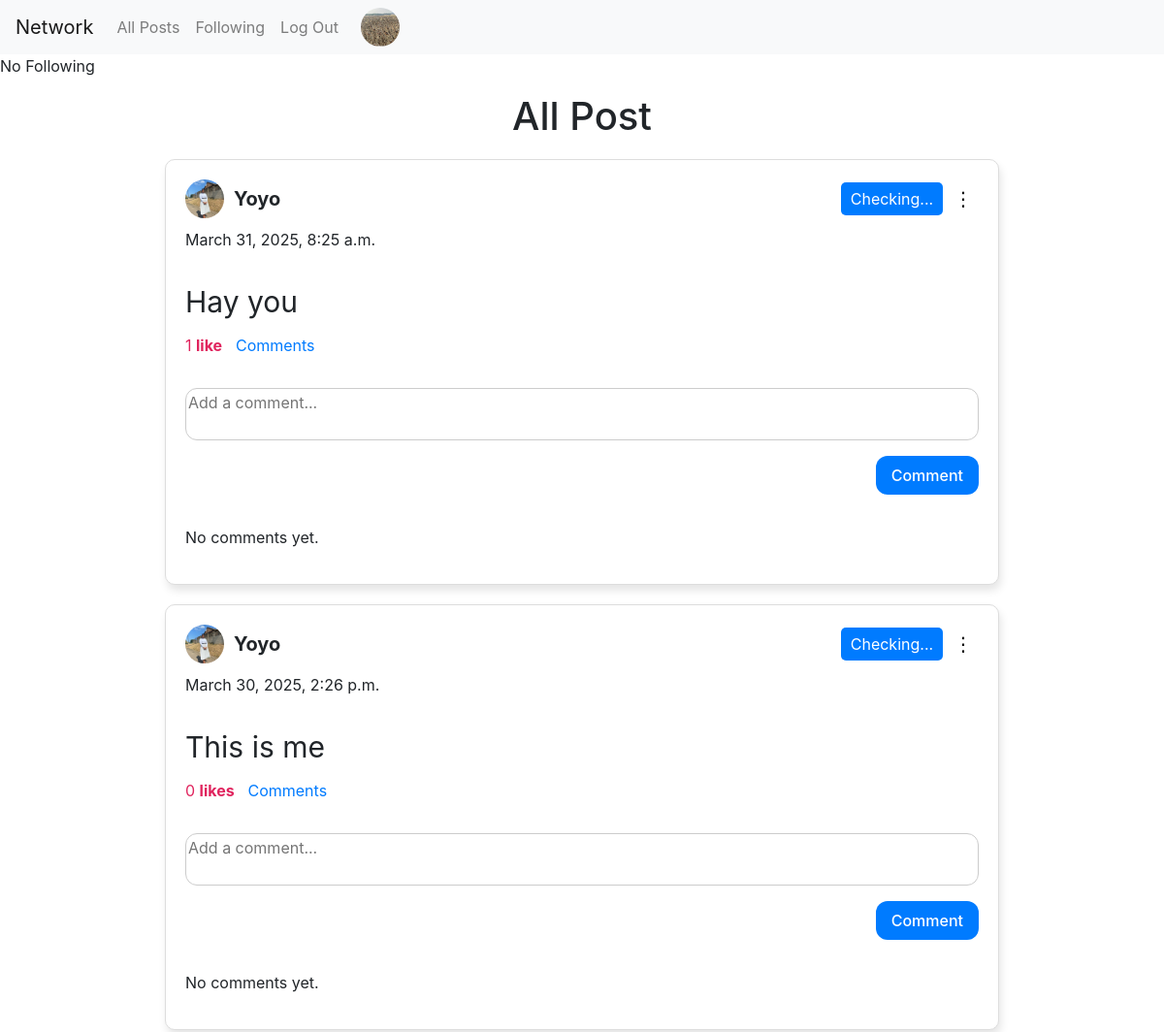
Page /follow (signed in, upper part) on the earlier database version.
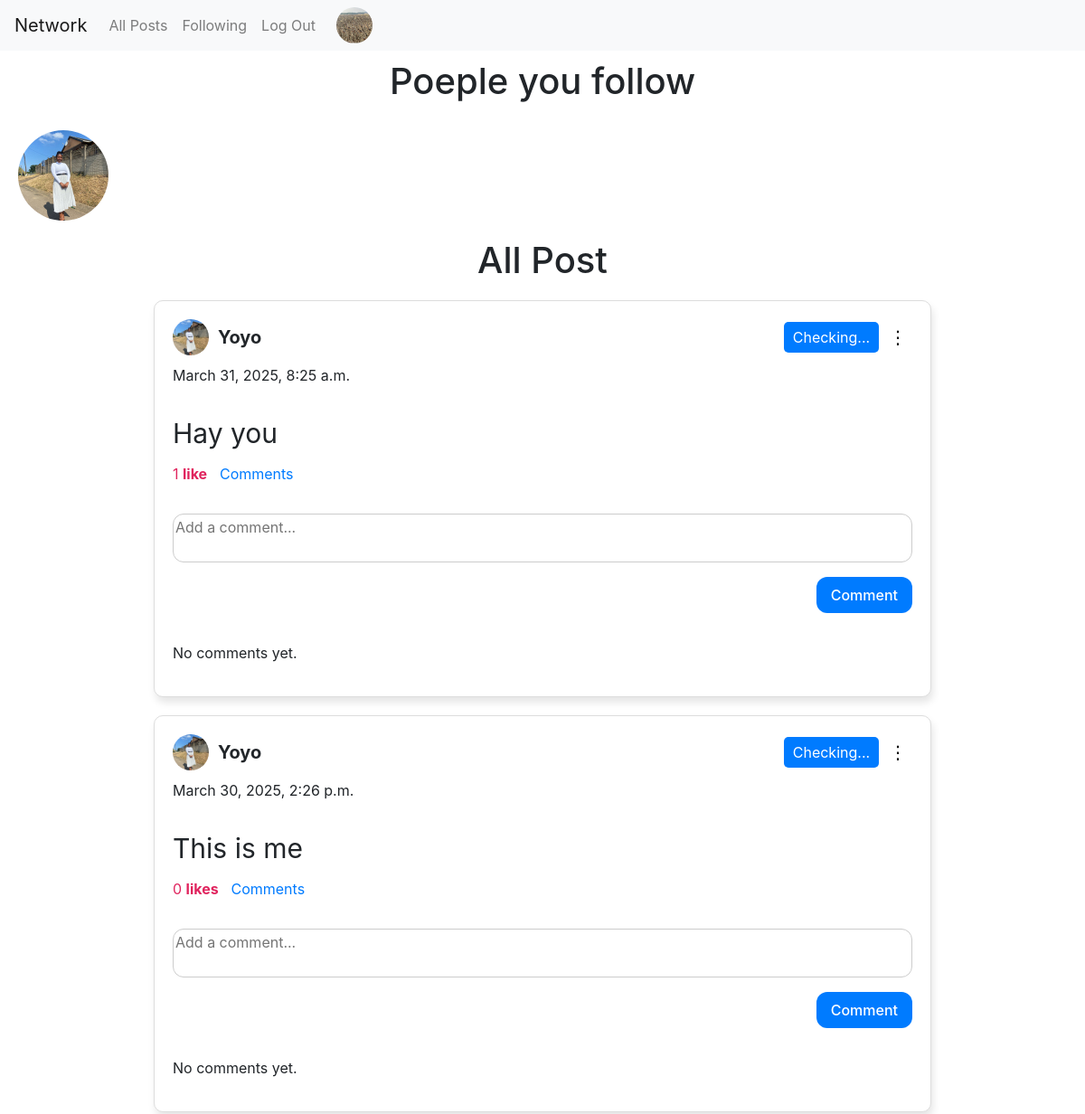
Same page on the later database version.
### network/models.py (models this page shows, shortened)
class Post(models.Model):
    user = models.ForeignKey(User, on_delete=models.CASCADE, related_name="post")
    content = models.TextField()
    image = models.ImageField(upload_to="posts/", blank=True, null=True)  # Optional field
    created_at = models.DateTimeField(auto_now_add=True)
    hide = models.BooleanField(default=False)
    likes = models.ManyToManyField(User, related_name="liked_posts", blank=True)  # Users who liked the post

class User(AbstractUser):
    pass

class Profile(models.Model):
    user = models.OneToOneField(User,on_delete=models.CASCADE, related_name="Profile_user")
    username = models.CharField(max_length=100)
    image = models.ImageField(upload_to='uploads/', blank=True, null=True)
    bio = models.TextField()

class Follow(models.Model):
    follower = models.ForeignKey(User, on_delete=models.CASCADE, related_name="following")  # User who follows
    following = models.ForeignKey(User, on_delete=models.CASCADE, related_name="followers")  # User being followed
    follow_status = models.BooleanField(default=False)
    created_at = models.DateTimeField(auto_now_add=True)
    class Meta:
        unique_together = ('follower', 'following')  # Prevent duplicate follow relationships

### network/views.py (the view)
# urls.py: path("follow", views.Follower_display,name="follow"),
def Follower_display(request):
    user = request.user
    followed_users = Follow.objects.filter(follower=user, follow_status=True)
    following_user_ids = [follow.following.id for follow in followed_users]
    page_number = request.GET.get('page', 1)  # Get page number from query param
    posts = get_posts(user_id=following_user_ids, page_number=page_number)
    return render(request,"network/follow.html",{"following":followed_users, "posts":posts})

### network/views.py (called while the page is built)
def get_posts(user_id=None, page_number=1, posts_per_page=10):
    if user_id:
         if isinstance(user_id, list):
            posts = Post.objects.filter(user__id__in=user_id).annotate(like_count=Count('likes')).order_by('-created_at')
         else:
            posts = Post.objects.filter(user=user_id).annotate(like_count=Count('likes')).order_by('-created_at')
    else:
        posts = Post.objects.annotate(like_count=Count('likes')).order_by('-created_at')
    paginator = Paginator(posts, posts_per_page)
    page_obj = paginator.get_page(page_number)  # Get the requested page
    return page_obj

### network/templates/network/follow.html (shortened to what this page needs)
{% extends "network/layout.html" %} {% block body %}
<div class="followers">
  {% if following %}
  <h1>Poeple you follow</h1>
  <div class="followed-users-container">
    {% for follow in following %}
    <a href="{% url 'profile_display' follow.following.id %}">
      <img
        src="{{follow.following.Profile_user.image.url}}"
        alt="Profile Picture"
      />
    </a>
    {% endfor %}
  </div>
  {% else %}
  <p>No Following</p>
  {% endif %}
  <div class="followers_post">
    <h1>All Post</h1>
    <div id="postList">
      {% if posts %} {% for post in posts %}
      <div class="post-container" id="post-{{post.id}}">
        <div class="post-header">
          <div class="user-info">
            <a href="{% url 'profile_display' post.user.id %}">
              <img
                src="{{post.user.Profile_user.image.url}}"
                alt="Profile Picture"
                class="profile_img"
              />
            </a>
            <span class="user-name">{{post.user.username|capfirst}}</span>
          </div>
          {% if user.is_authenticated %} {% if post.user != user %}
          <button class="follow-btn" data-user-id="{{post.user.id}}">
            Checking...
          </button>
          {% endif %} {% endif %}
          <div class="post-options">
            <button class="options-btn">⋮</button>
          </div>
        </div>
        <div class="date">{{post.created_at}}</div>
        <div class="post-content">{{post.content|capfirst}}</div>
        <div class="post-action">
          <span class="like-count">{{ post.like_count }}</span>
          <a
            class="like-btn"
            href="{% url 'like' post.id %}?redirect_to={{ request.resolver_match.url_name }}"
          >
            like{{post.like_count|pluralize }}
          </a>
          <span class="comment"><a href="#">Comments</a></span>
        </div>
      {% if user.is_authenticated %}
      <div class="comment-section">
        <form method="POST" action="{% url 'comment' post.id %}?redirect_to={{ request.resolver_match.url_name }}" class="comment-form">
          <textarea
            name="content"
            rows="2"
            placeholder="Add a comment..."
            required
            class="comment-textarea"
          ></textarea>
              <div class="submit-wrapper">
          <button type="submit" class="comment-button">Comment</button>
              </div>
        </form>
      </div>
        {% endif %}
 <div class="comments">
  {% for comment in post.comment_post.all %}
    <div class="single-comment">
      <div class="comment-header">
        <img
          src="{{ comment.user.Profile_user.image.url }}"
          alt="Profile Picture"
          class="comment-img"
        />
        <strong class="comment-username">{{ comment.user.username|capfirst }}</strong>
        <span>{{comment.created_at}}</span>
      </div>
      <p class="comment-content">{{ comment.content }}</p>
      {% if comment.user == user %}
        <div class="comment-actions">
          <a href="#" class="comment-edit-btn">Edit</a>
          <a href="#" class="comment-delete-btn">Delete</a>
        </div>
      {% endif %}
    </div>
  {% empty %}
    <p class="no-comment">No comments yet.</p>
  {% endfor %}
</div>
      </div>
      </div>
      {% endfor %} {% else %}
      <p>No Posts available</p>
      {% endif %}
    </div>
{% endblock %}

Differences in the rows shown:
added Follow: following.Profile_user.image (picture)
Other differences:
text no longer shown: "No Following"
text now shown: "Poeple you follow"
